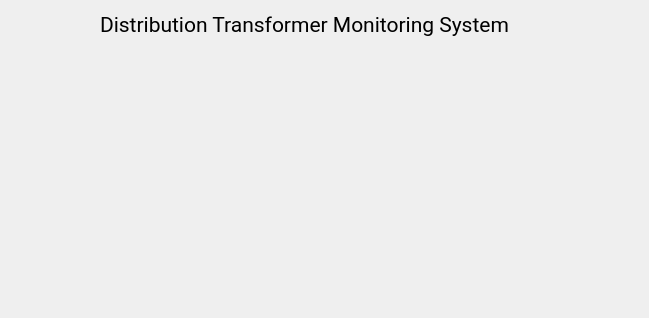
<?xml version="1.0" encoding="UTF-8"?>
<ui version="4.0">
 <class>transformer</class>
 <widget class="QWidget" name="transformer">
  <property name="geometry">
   <rect>
    <x>0</x>
    <y>0</y>
    <width>649</width>
    <height>318</height>
   </rect>
  </property>
  <property name="minimumSize">
   <size>
    <width>649</width>
    <height>318</height>
   </size>
  </property>
  <property name="maximumSize">
   <size>
    <width>649</width>
    <height>318</height>
   </size>
  </property>
  <property name="windowTitle">
   <string>Form</string>
  </property>
  <widget class="QLabel" name="headline">
   <property name="geometry">
    <rect>
     <x>100</x>
     <y>10</y>
     <width>451</width>
     <height>30</height>
    </rect>
   </property>
   <property name="font">
    <font>
     <family>Roboto</family>
     <pointsize>16</pointsize>
     <weight>50</weight>
     <bold>false</bold>
    </font>
   </property>
   <property name="text">
    <string>Distribution Transformer Monitoring System</string>
   </property>
  </widget>
 </widget>
 <resources/>
 <connections/>
</ui>
